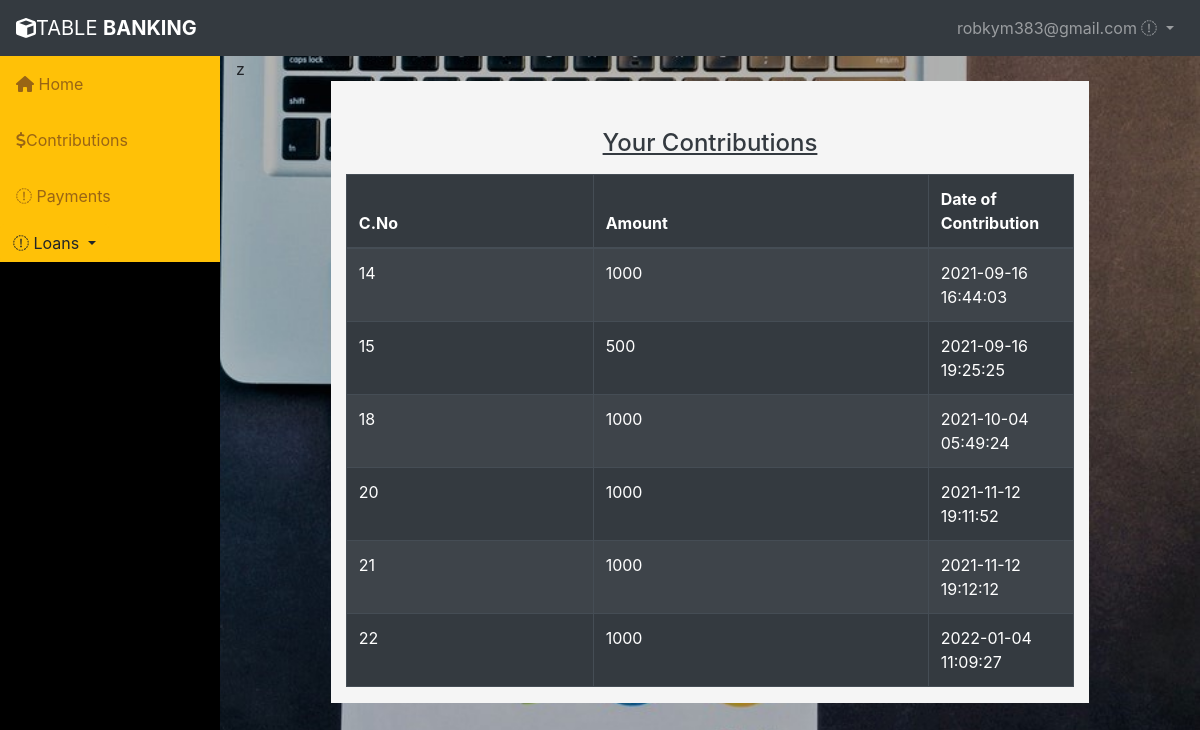
/Member/contribution.php (signed in), run on the app's committed database.
### tables this page shows
CREATE TABLE `contributions` (
  `id` int(11) NOT NULL,
  `amount` int(11) NOT NULL,
  `member_id` int(11) NOT NULL,
  `date_created` timestamp NULL DEFAULT current_timestamp()
);

### Member/contribution.php (the view, shortened to what this page needs)
<!DOCTYPE html>
<html lang="en">
<head>
    <link rel="stylesheet" href="https://stackpath.bootstrapcdn.com/bootstrap/4.5.2/css/bootstrap.min.css">
    <link rel="stylesheet" href="https://maxcdn.bootstrapcdn.com/font-awesome/4.7.0/css/font-awesome.min.css">
</head>
<body>
        <?php
 require_once("include/header.php");
 require_once("include/sidebar.php");
 ?>
    <div class="wrapper">
        <div class="container-fluid">
            <div class="row">
                <div class="col-md-12">
                    <div class="mt-5 mb-3 clearfix">
                        <h4 class="text-center text-dark"><u>Your Contributions</u></h4>
                         </div>
                    <?php
                    $sql = "SELECT * FROM contributions where member_id='".$_SESSION['id']."'";
                    if($result = mysqli_query($link, $sql)){
                        if(mysqli_num_rows($result) > 0){
                            echo '<table class="table table-bordered table-striped table-dark">';
                                echo "<thead>";
                                    echo "<tr>";
                                        echo "<th>C.No</th>";
                                        echo "<th>Amount</th>";
                                        echo "<th>Date of Contribution</th>";
                                    echo "</tr>";
                                echo "</thead>";
                                echo "<tbody>";
                                while($row = mysqli_fetch_array($result)){
                                    echo "<tr>";
                                        echo "<td>" . $row['id'] . "</td>";
                                        echo "<td>" . $row['amount'] . "</td>";
                                        echo "<td>" . $row['date_created'] . "</td>";
                                    echo "</tr>";
                                }
                                echo "</tbody>";
                            echo "</table>";
                        } else{
                            echo '<div class="alert alert-danger"><em>No contribution records were found.</em></div>';
                        }
                    } else{
                        echo "Oops! Something went wrong. Please try again later.";
                    }
                    ?>
                </div>
            </div>
        </div>
    </div>
</body>
</html>

### Member/contribution.php (style rules this page uses)
body { font: 14px sans-serif; width: 100%; height: 100%; background-image: url("../images/pic6.jpg"); background-color: black; background-size: cover; background-repeat: no-repeat; background-position: 10% 10%; }
.wrapper { width: 80%; margin: 0 auto; background-color: whitesmoke; }
table tr td:last-child { width: 20%; }

### data on the page
contributions: id "14", amount "1000", date_created "2021-09-16 16:44:03"
contributions: id "15", amount "500", date_created "2021-09-16 19:25:25"
contributions: id "18", amount "1000", date_created "2021-10-04 05:49:24"
contributions: id "20", amount "1000", date_created "2021-11-12 19:11:52"
contributions: id "21", amount "1000", date_created "2021-11-12 19:12:12"
contributions: id "22", amount "1000", date_created "2022-01-04 11:09:27"

### other printed values
$_SESSION["email"] "robkym383@gmail.com"
